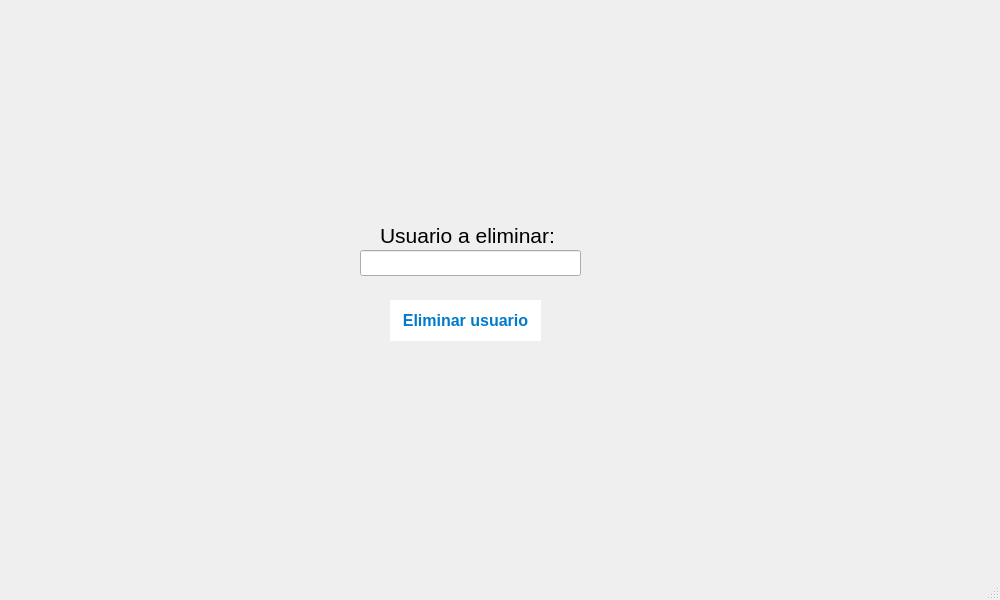
<?xml version="1.0" encoding="UTF-8"?>
<ui version="4.0">
 <class>RemoveUser</class>
 <widget class="QMainWindow" name="RemoveUser">
  <property name="geometry">
   <rect>
    <x>0</x>
    <y>0</y>
    <width>1000</width>
    <height>600</height>
   </rect>
  </property>
  <property name="windowTitle">
   <string>MainWindow</string>
  </property>
  <widget class="QWidget" name="centralwidget">
   <widget class="QWidget" name="widgetUser" native="true">
    <property name="geometry">
     <rect>
      <x>380</x>
      <y>60</y>
      <width>171</width>
      <height>151</height>
     </rect>
    </property>
   </widget>
   <widget class="QLabel" name="nombre">
    <property name="geometry">
     <rect>
      <x>380</x>
      <y>220</y>
      <width>181</width>
      <height>31</height>
     </rect>
    </property>
    <property name="font">
     <font>
      <pointsize>16</pointsize>
     </font>
    </property>
    <property name="text">
     <string>Usuario a eliminar: </string>
    </property>
   </widget>
   <widget class="QLineEdit" name="lineEdit_2">
    <property name="geometry">
     <rect>
      <x>360</x>
      <y>250</y>
      <width>221</width>
      <height>26</height>
     </rect>
    </property>
   </widget>
   <widget class="QPushButton" name="pushButton1">
    <property name="geometry">
     <rect>
      <x>390</x>
      <y>300</y>
      <width>151</width>
      <height>41</height>
     </rect>
    </property>
    <property name="font">
     <font>
      <pointsize>-1</pointsize>
      <bold>true</bold>
     </font>
    </property>
    <property name="styleSheet">
     <string notr="true">    QPushButton {
        background-color: white;
        color: #007ACC; /* Text color */
        border-radius: 25px; /* Rounded corners */
        font-weight: bold;
        font-size: 16px;
    }
    QPushButton:hover {
        background-color: #E0E0E0; /* Hover effect */
        box-shadow: 0px 4px 8px rgba(0, 0, 0, 0.2);
    }
    QPushButton:pressed {
        background-color: #B0B0B0; /* Click effect */
    }</string>
    </property>
    <property name="text">
     <string>Eliminar usuario</string>
    </property>
   </widget>
  </widget>
  <widget class="QMenuBar" name="menubar">
   <property name="geometry">
    <rect>
     <x>0</x>
     <y>0</y>
     <width>1000</width>
     <height>21</height>
    </rect>
   </property>
  </widget>
  <widget class="QStatusBar" name="statusbar"/>
 </widget>
 <resources/>
 <connections/>
</ui>
